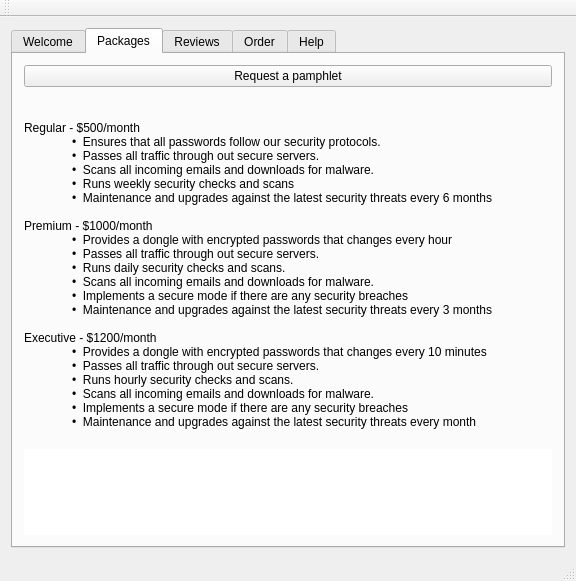
<?xml version="1.0" encoding="UTF-8"?>
<ui version="4.0">
 <class>MainWindow</class>
 <widget class="QMainWindow" name="MainWindow">
  <property name="geometry">
   <rect>
    <x>0</x>
    <y>0</y>
    <width>576</width>
    <height>581</height>
   </rect>
  </property>
  <property name="windowTitle">
   <string>iCyberSecurity</string>
  </property>
  <widget class="QWidget" name="centralWidget">
   <layout class="QVBoxLayout" name="verticalLayout_3">
    <item>
     <widget class="QTabWidget" name="tabWidget">
      <property name="currentIndex">
       <number>1</number>
      </property>
      <widget class="QWidget" name="welcomeTab">
       <attribute name="title">
        <string>Welcome</string>
       </attribute>
       <layout class="QVBoxLayout" name="verticalLayout">
        <item>
         <widget class="QTextEdit" name="welcomeText">
          <property name="frameShape">
           <enum>QFrame::NoFrame</enum>
          </property>
         </widget>
        </item>
        <item>
         <widget class="QLabel" name="label_3">
          <property name="text">
           <string>Username</string>
          </property>
         </widget>
        </item>
        <item>
         <widget class="QLineEdit" name="userEdit"/>
        </item>
        <item>
         <widget class="QLabel" name="label_4">
          <property name="text">
           <string>Password</string>
          </property>
         </widget>
        </item>
        <item>
         <widget class="QLineEdit" name="passEdit">
          <property name="echoMode">
           <enum>QLineEdit::Password</enum>
          </property>
         </widget>
        </item>
        <item>
         <widget class="QLabel" name="loginStatus">
          <property name="text">
           <string/>
          </property>
         </widget>
        </item>
        <item>
         <widget class="QPushButton" name="loginButton">
          <property name="text">
           <string>Login</string>
          </property>
         </widget>
        </item>
       </layout>
      </widget>
      <widget class="QWidget" name="packageTab">
       <attribute name="title">
        <string>Packages</string>
       </attribute>
       <layout class="QVBoxLayout" name="verticalLayout_10">
        <item>
         <widget class="QPushButton" name="pushButton">
          <property name="text">
           <string>Request a pamphlet</string>
          </property>
         </widget>
        </item>
        <item>
         <widget class="QLabel" name="label">
          <property name="text">
           <string>

Regular - $500/month
	•  Ensures that all passwords follow our security protocols.
	•  Passes all traffic through out secure servers.
	•  Scans all incoming emails and downloads for malware.
	•  Runs weekly security checks and scans
	•  Maintenance and upgrades against the latest security threats every 6 months

Premium - $1000/month
	•  Provides a dongle with encrypted passwords that changes every hour
	•  Passes all traffic through out secure servers.
	•  Runs daily security checks and scans.
	•  Scans all incoming emails and downloads for malware.
	•  Implements a secure mode if there are any security breaches
	•  Maintenance and upgrades against the latest security threats every 3 months

Executive - $1200/month
	•  Provides a dongle with encrypted passwords that changes every 10 minutes
	•  Passes all traffic through out secure servers.
	•  Runs hourly security checks and scans.
	•  Scans all incoming emails and downloads for malware.
	•  Implements a secure mode if there are any security breaches
	•  Maintenance and upgrades against the latest security threats every month
</string>
          </property>
         </widget>
        </item>
        <item>
         <widget class="QTextEdit" name="guaranteeText">
          <property name="frameShape">
           <enum>QFrame::NoFrame</enum>
          </property>
          <property name="readOnly">
           <bool>true</bool>
          </property>
         </widget>
        </item>
       </layout>
      </widget>
      <widget class="QWidget" name="reviewsTab">
       <attribute name="title">
        <string>Reviews</string>
       </attribute>
       <layout class="QVBoxLayout" name="verticalLayout_11">
        <item>
         <widget class="QTextEdit" name="testimonial3_text">
          <property name="frameShape">
           <enum>QFrame::NoFrame</enum>
          </property>
          <property name="verticalScrollBarPolicy">
           <enum>Qt::ScrollBarAlwaysOff</enum>
          </property>
          <property name="horizontalScrollBarPolicy">
           <enum>Qt::ScrollBarAlwaysOff</enum>
          </property>
          <property name="html">
           <string>&lt;!DOCTYPE HTML PUBLIC &quot;-//W3C//DTD HTML 4.0//EN&quot; &quot;http://www.w3.org/TR/REC-html40/strict.dtd&quot;&gt;
&lt;html&gt;&lt;head&gt;&lt;meta name=&quot;qrichtext&quot; content=&quot;1&quot; /&gt;&lt;style type=&quot;text/css&quot;&gt;
p, li { white-space: pre-wrap; }
&lt;/style&gt;&lt;/head&gt;&lt;body style=&quot; font-family:'.SF NS Text'; font-size:13pt; font-weight:400; font-style:normal;&quot;&gt;
&lt;p align=&quot;center&quot; style=&quot; margin-top:0px; margin-bottom:0px; margin-left:0px; margin-right:0px; -qt-block-indent:0; text-indent:0px;&quot;&gt;&lt;span style=&quot; font-size:8pt;&quot;&gt;&amp;quot;Being a tech company security is of the utmost importance. iCyberSecurity has consistently been a step ahead and has protected us from potential cyber threats!&amp;quot;&lt;/span&gt;&lt;/p&gt;
&lt;p align=&quot;center&quot; style=&quot; margin-top:0px; margin-bottom:0px; margin-left:0px; margin-right:0px; -qt-block-indent:0; text-indent:0px;&quot;&gt;&lt;span style=&quot; font-size:8pt;&quot;&gt; - Mark Zuckerberg&lt;/span&gt;&lt;/p&gt;
&lt;p align=&quot;center&quot; style=&quot; margin-top:0px; margin-bottom:0px; margin-left:0px; margin-right:0px; -qt-block-indent:0; text-indent:0px;&quot;&gt;&lt;span style=&quot; font-size:8pt;&quot;&gt; (founder of Facebook)&lt;/span&gt;&lt;/p&gt;&lt;/body&gt;&lt;/html&gt;</string>
          </property>
         </widget>
        </item>
        <item>
         <widget class="QTextEdit" name="testimonial2_text">
          <property name="frameShape">
           <enum>QFrame::NoFrame</enum>
          </property>
          <property name="verticalScrollBarPolicy">
           <enum>Qt::ScrollBarAlwaysOff</enum>
          </property>
          <property name="horizontalScrollBarPolicy">
           <enum>Qt::ScrollBarAlwaysOff</enum>
          </property>
          <property name="html">
           <string>&lt;!DOCTYPE HTML PUBLIC &quot;-//W3C//DTD HTML 4.0//EN&quot; &quot;http://www.w3.org/TR/REC-html40/strict.dtd&quot;&gt;
&lt;html&gt;&lt;head&gt;&lt;meta name=&quot;qrichtext&quot; content=&quot;1&quot; /&gt;&lt;style type=&quot;text/css&quot;&gt;
p, li { white-space: pre-wrap; }
&lt;/style&gt;&lt;/head&gt;&lt;body style=&quot; font-family:'.SF NS Text'; font-size:13pt; font-weight:400; font-style:normal;&quot;&gt;
&lt;p align=&quot;center&quot; style=&quot; margin-top:0px; margin-bottom:0px; margin-left:0px; margin-right:0px; -qt-block-indent:0; text-indent:0px;&quot;&gt;&lt;span style=&quot; font-size:8pt;&quot;&gt;&amp;quot;Although we started as a small business, iCyberSecurity has provided top notch cyber security as we have scaled throughout the years!&amp;quot;&lt;/span&gt;&lt;/p&gt;
&lt;p align=&quot;center&quot; style=&quot; margin-top:0px; margin-bottom:0px; margin-left:0px; margin-right:0px; -qt-block-indent:0; text-indent:0px;&quot;&gt;&lt;span style=&quot; font-size:8pt;&quot;&gt; - Elon Musk&lt;/span&gt;&lt;/p&gt;
&lt;p align=&quot;center&quot; style=&quot; margin-top:0px; margin-bottom:0px; margin-left:0px; margin-right:0px; -qt-block-indent:0; text-indent:0px;&quot;&gt;&lt;span style=&quot; font-size:8pt;&quot;&gt; (founder of Tesla)&lt;/span&gt;&lt;/p&gt;&lt;/body&gt;&lt;/html&gt;</string>
          </property>
         </widget>
        </item>
        <item>
         <widget class="QTextEdit" name="testimonial1_text">
          <property name="frameShape">
           <enum>QFrame::NoFrame</enum>
          </property>
          <property name="verticalScrollBarPolicy">
           <enum>Qt::ScrollBarAlwaysOff</enum>
          </property>
          <property name="horizontalScrollBarPolicy">
           <enum>Qt::ScrollBarAlwaysOff</enum>
          </property>
          <property name="html">
           <string>&lt;!DOCTYPE HTML PUBLIC &quot;-//W3C//DTD HTML 4.0//EN&quot; &quot;http://www.w3.org/TR/REC-html40/strict.dtd&quot;&gt;
&lt;html&gt;&lt;head&gt;&lt;meta name=&quot;qrichtext&quot; content=&quot;1&quot; /&gt;&lt;style type=&quot;text/css&quot;&gt;
p, li { white-space: pre-wrap; }
&lt;/style&gt;&lt;/head&gt;&lt;body style=&quot; font-family:'.SF NS Text'; font-size:13pt; font-weight:400; font-style:normal;&quot;&gt;
&lt;p align=&quot;center&quot; style=&quot; margin-top:0px; margin-bottom:0px; margin-left:0px; margin-right:0px; -qt-block-indent:0; text-indent:0px;&quot;&gt;&lt;span style=&quot; font-size:8pt;&quot;&gt;&amp;quot;iCyberSecurity has helped my small business stay safe from all kinds of cyber threats for 10+ years!&amp;quot;&lt;/span&gt;&lt;/p&gt;
&lt;p align=&quot;center&quot; style=&quot; margin-top:0px; margin-bottom:0px; margin-left:0px; margin-right:0px; -qt-block-indent:0; text-indent:0px;&quot;&gt;&lt;span style=&quot; font-size:8pt;&quot;&gt; - Jeff Bezos&lt;/span&gt;&lt;/p&gt;
&lt;p align=&quot;center&quot; style=&quot; margin-top:0px; margin-bottom:0px; margin-left:0px; margin-right:0px; -qt-block-indent:0; text-indent:0px;&quot;&gt;&lt;span style=&quot; font-size:8pt;&quot;&gt; (founder of some company called Amazon)&lt;/span&gt;&lt;/p&gt;&lt;/body&gt;&lt;/html&gt;</string>
          </property>
         </widget>
        </item>
        <item>
         <layout class="QHBoxLayout" name="horizontalLayout"/>
        </item>
       </layout>
       <zorder>testimonial1_text</zorder>
       <zorder>testimonial2_text</zorder>
       <zorder>testimonial3_text</zorder>
      </widget>
      <widget class="QWidget" name="tab">
       <attribute name="title">
        <string>Order</string>
       </attribute>
       <layout class="QVBoxLayout" name="verticalLayout_12">
        <item>
         <layout class="QHBoxLayout" name="horizontalLayout_2">
          <item>
           <widget class="QLabel" name="label_Pick_Package">
            <property name="font">
             <font>
              <pointsize>8</pointsize>
             </font>
            </property>
            <property name="text">
             <string>Pick your package
Enter your info</string>
            </property>
            <property name="alignment">
             <set>Qt::AlignCenter</set>
            </property>
           </widget>
          </item>
         </layout>
        </item>
        <item>
         <widget class="QRadioButton" name="radioButton_Regular">
          <property name="font">
           <font>
            <pointsize>8</pointsize>
           </font>
          </property>
          <property name="text">
           <string>Regular $500/month</string>
          </property>
          <property name="iconSize">
           <size>
            <width>16</width>
            <height>16</height>
           </size>
          </property>
         </widget>
        </item>
        <item>
         <widget class="QRadioButton" name="radioButton_Premium">
          <property name="font">
           <font>
            <pointsize>8</pointsize>
           </font>
          </property>
          <property name="text">
           <string>Premium $1000/month</string>
          </property>
         </widget>
        </item>
        <item>
         <widget class="QRadioButton" name="radioButton_Executive">
          <property name="font">
           <font>
            <pointsize>8</pointsize>
           </font>
          </property>
          <property name="text">
           <string>Executive $1200/month</string>
          </property>
         </widget>
        </item>
        <item>
         <layout class="QVBoxLayout" name="verticalLayout_8">
          <item>
           <layout class="QVBoxLayout" name="verticalLayout_4">
            <item>
             <widget class="QLabel" name="label_Name">
              <property name="font">
               <font>
                <pointsize>8</pointsize>
               </font>
              </property>
              <property name="text">
               <string>Name</string>
              </property>
             </widget>
            </item>
            <item>
             <layout class="QVBoxLayout" name="verticalLayout_2"/>
            </item>
            <item>
             <widget class="QLineEdit" name="lineEdit_name"/>
            </item>
           </layout>
          </item>
          <item>
           <layout class="QVBoxLayout" name="verticalLayout_5">
            <item>
             <widget class="QLabel" name="label_Address">
              <property name="font">
               <font>
                <pointsize>8</pointsize>
               </font>
              </property>
              <property name="text">
               <string>Street Address</string>
              </property>
             </widget>
            </item>
            <item>
             <widget class="QLineEdit" name="lineEdit_address"/>
            </item>
           </layout>
          </item>
          <item>
           <layout class="QVBoxLayout" name="verticalLayout_6">
            <item>
             <widget class="QLabel" name="label_ZipCode">
              <property name="font">
               <font>
                <pointsize>8</pointsize>
               </font>
              </property>
              <property name="text">
               <string>Zip Code</string>
              </property>
             </widget>
            </item>
            <item>
             <widget class="QSpinBox" name="spinBox_zipCode">
              <property name="buttonSymbols">
               <enum>QAbstractSpinBox::NoButtons</enum>
              </property>
              <property name="maximum">
               <number>99999</number>
              </property>
             </widget>
            </item>
           </layout>
          </item>
          <item>
           <layout class="QVBoxLayout" name="verticalLayout_7">
            <item>
             <widget class="QLabel" name="label_State">
              <property name="font">
               <font>
                <pointsize>8</pointsize>
               </font>
              </property>
              <property name="text">
               <string>State</string>
              </property>
             </widget>
            </item>
            <item>
             <widget class="QComboBox" name="comboBox_States">
              <item>
               <property name="text">
                <string>AL</string>
               </property>
              </item>
              <item>
               <property name="text">
                <string>AK</string>
               </property>
              </item>
              <item>
               <property name="text">
                <string>AZ</string>
               </property>
              </item>
              <item>
               <property name="text">
                <string>AR</string>
               </property>
              </item>
              <item>
               <property name="text">
                <string>CA</string>
               </property>
              </item>
              <item>
               <property name="text">
                <string>CO</string>
               </property>
              </item>
              <item>
               <property name="text">
                <string>CT</string>
               </property>
              </item>
              <item>
               <property name="text">
                <string>DE</string>
               </property>
              </item>
              <item>
               <property name="text">
                <string>FL</string>
               </property>
              </item>
              <item>
               <property name="text">
                <string>GA</string>
               </property>
              </item>
              <item>
               <property name="text">
                <string>HI</string>
               </property>
              </item>
              <item>
               <property name="text">
                <string>ID</string>
               </property>
              </item>
              <item>
               <property name="text">
                <string>IL</string>
               </property>
              </item>
              <item>
               <property name="text">
                <string>IN</string>
               </property>
              </item>
              <item>
               <property name="text">
                <string>IA</string>
               </property>
              </item>
              <item>
               <property name="text">
                <string>KA</string>
               </property>
              </item>
              <item>
               <property name="text">
                <string>KY</string>
               </property>
              </item>
              <item>
               <property name="text">
                <string>LA</string>
               </property>
              </item>
              <item>
               <property name="text">
                <string>ME</string>
               </property>
              </item>
              <item>
               <property name="text">
                <string>MD</string>
               </property>
              </item>
              <item>
               <property name="text">
                <string>MA</string>
               </property>
              </item>
              <item>
               <property name="text">
                <string>MI</string>
               </property>
              </item>
              <item>
               <property name="text">
                <string>MN</string>
               </property>
              </item>
              <item>
               <property name="text">
                <string>MS</string>
               </property>
              </item>
              <item>
               <property name="text">
                <string>MO</string>
               </property>
              </item>
              <item>
               <property name="text">
                <string>MT</string>
               </property>
              </item>
              <item>
               <property name="text">
                <string>NE</string>
               </property>
              </item>
              <item>
               <property name="text">
                <string>NV</string>
               </property>
              </item>
              <item>
               <property name="text">
                <string>NH</string>
               </property>
              </item>
              <item>
               <property name="text">
                <string>NJ</string>
               </property>
              </item>
              <item>
               <property name="text">
                <string>NM</string>
               </property>
              </item>
              <item>
               <property name="text">
                <string>NY</string>
               </property>
              </item>
              <item>
               <property name="text">
                <string>NC</string>
               </property>
              </item>
              <item>
               <property name="text">
                <string>ND</string>
               </property>
              </item>
              <item>
               <property name="text">
                <string>OH</string>
               </property>
              </item>
              <item>
               <property name="text">
                <string>OK</string>
               </property>
              </item>
              <item>
               <property name="text">
                <string>OR</string>
               </property>
              </item>
              <item>
               <property name="text">
                <string>PA</string>
               </property>
              </item>
              <item>
               <property name="text">
                <string>RI</string>
               </property>
              </item>
              <item>
               <property name="text">
                <string>SC</string>
               </property>
              </item>
              <item>
               <property name="text">
                <string>SD</string>
               </property>
              </item>
              <item>
               <property name="text">
                <string>TN</string>
               </property>
              </item>
              <item>
               <property name="text">
                <string>TX</string>
               </property>
              </item>
              <item>
               <property name="text">
                <string>UT</string>
               </property>
              </item>
              <item>
               <property name="text">
                <string>VT</string>
               </property>
              </item>
              <item>
               <property name="text">
                <string>VA</string>
               </property>
              </item>
              <item>
               <property name="text">
                <string>WA</string>
               </property>
              </item>
              <item>
               <property name="text">
                <string>WV</string>
               </property>
              </item>
              <item>
               <property name="text">
                <string>WI</string>
               </property>
              </item>
              <item>
               <property name="text">
                <string>WY</string>
               </property>
              </item>
             </widget>
            </item>
           </layout>
          </item>
         </layout>
        </item>
        <item>
         <widget class="QPushButton" name="pushButton_order">
          <property name="font">
           <font>
            <pointsize>8</pointsize>
           </font>
          </property>
          <property name="text">
           <string>ORDER!</string>
          </property>
         </widget>
        </item>
       </layout>
      </widget>
      <widget class="QWidget" name="helpTab">
       <attribute name="title">
        <string>Help</string>
       </attribute>
       <layout class="QVBoxLayout" name="verticalLayout_9">
        <item>
         <widget class="QTextEdit" name="helpText">
          <property name="frameShape">
           <enum>QFrame::NoFrame</enum>
          </property>
          <property name="frameShadow">
           <enum>QFrame::Plain</enum>
          </property>
          <property name="readOnly">
           <bool>true</bool>
          </property>
         </widget>
        </item>
        <item>
         <widget class="QTextEdit" name="contactText_2">
          <property name="frameShape">
           <enum>QFrame::NoFrame</enum>
          </property>
          <property name="verticalScrollBarPolicy">
           <enum>Qt::ScrollBarAlwaysOff</enum>
          </property>
          <property name="horizontalScrollBarPolicy">
           <enum>Qt::ScrollBarAlwaysOff</enum>
          </property>
          <property name="readOnly">
           <bool>true</bool>
          </property>
          <property name="html">
           <string>&lt;!DOCTYPE HTML PUBLIC &quot;-//W3C//DTD HTML 4.0//EN&quot; &quot;http://www.w3.org/TR/REC-html40/strict.dtd&quot;&gt;
&lt;html&gt;&lt;head&gt;&lt;meta name=&quot;qrichtext&quot; content=&quot;1&quot; /&gt;&lt;style type=&quot;text/css&quot;&gt;
p, li { white-space: pre-wrap; }
&lt;/style&gt;&lt;/head&gt;&lt;body style=&quot; font-family:'.SF NS Text'; font-size:13pt; font-weight:400; font-style:normal;&quot;&gt;
&lt;p align=&quot;center&quot; style=&quot; margin-top:0px; margin-bottom:0px; margin-left:0px; margin-right:0px; -qt-block-indent:0; text-indent:0px;&quot;&gt;&lt;span style=&quot; font-weight:600;&quot;&gt;Contact Us&lt;/span&gt;&lt;/p&gt;
&lt;p align=&quot;center&quot; style=&quot;-qt-paragraph-type:empty; margin-top:0px; margin-bottom:0px; margin-left:0px; margin-right:0px; -qt-block-indent:0; text-indent:0px;&quot;&gt;&lt;br /&gt;&lt;/p&gt;
&lt;p align=&quot;center&quot; style=&quot; margin-top:0px; margin-bottom:0px; margin-left:0px; margin-right:0px; -qt-block-indent:0; text-indent:0px;&quot;&gt;iCyberSecurity@gmail.com&lt;/p&gt;
&lt;p align=&quot;center&quot; style=&quot;-qt-paragraph-type:empty; margin-top:0px; margin-bottom:0px; margin-left:0px; margin-right:0px; -qt-block-indent:0; text-indent:0px;&quot;&gt;&lt;br /&gt;&lt;/p&gt;
&lt;p align=&quot;center&quot; style=&quot; margin-top:0px; margin-bottom:0px; margin-left:0px; margin-right:0px; -qt-block-indent:0; text-indent:0px;&quot;&gt;(949) 129 - 2339&lt;/p&gt;&lt;/body&gt;&lt;/html&gt;</string>
          </property>
         </widget>
        </item>
       </layout>
      </widget>
     </widget>
    </item>
   </layout>
  </widget>
  <widget class="QToolBar" name="mainToolBar">
   <attribute name="toolBarArea">
    <enum>TopToolBarArea</enum>
   </attribute>
   <attribute name="toolBarBreak">
    <bool>false</bool>
   </attribute>
  </widget>
  <widget class="QStatusBar" name="statusBar"/>
 </widget>
 <layoutdefault spacing="6" margin="11"/>
 <resources/>
 <connections/>
</ui>
